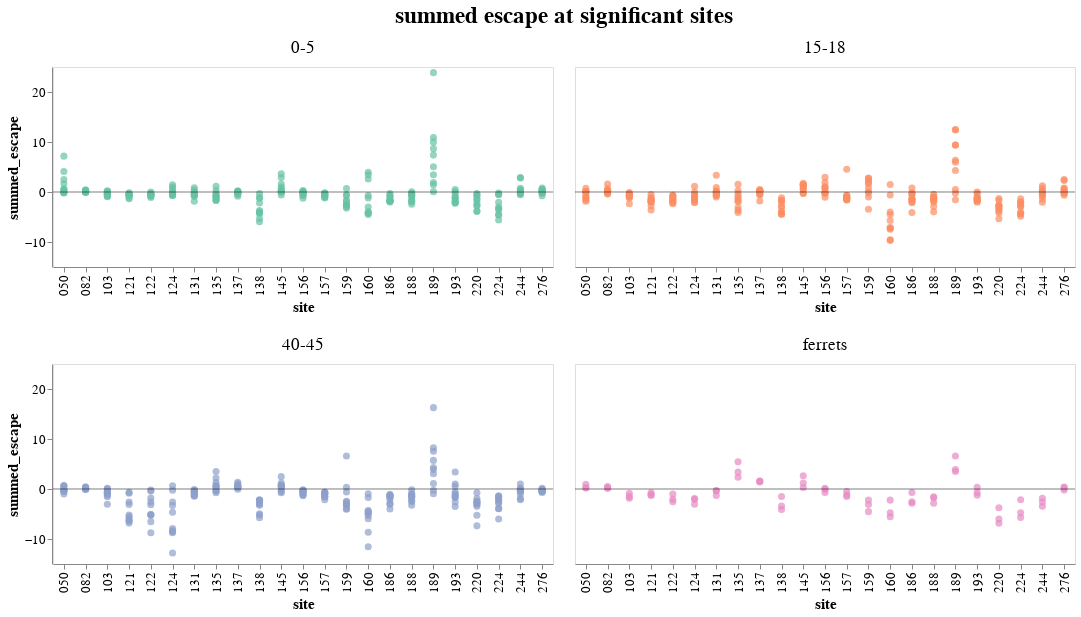

The cell this chart's notebook holds for it:
### Markdown cell above
# Chart comparison

### Code cell
faceted_scatter_filtered

### Figure 1 — Vega-Lite specification as saved in the notebook (floating-point values rounded to 4 significant figures; data arrays with more than 128 entries replaced by an {"elided": "..."} marker saying what was removed)
{"config": {"view": {"continuousWidth": 300, "continuousHeight": 300}, "axis": {"grid": false, "labelFontSize": 13, "titleFontSize": 15}}, "data": {"name": "data-0480fbba423087e0f57f664b28784c63"}, "facet": {"field": "age_group", "header": {"labelFontSize": 17, "titleFontSize": 23}, "title": "summed escape at significant sites", "type": "nominal"}, "spec": {"layer": [{"mark": {"type": "circle", "opacity": 0.7, "size": 50}, "encoding": {"color": {"field": "age_group", "legend": null, "scale": {"scheme": "set2"}, "type": "nominal"}, "detail": {"field": "serum", "type": "nominal"}, "tooltip": [{"field": "serum", "type": "nominal"}, {"field": "site", "type": "nominal"}, {"field": "escape_mean", "type": "quantitative"}], "x": {"field": "site", "title": "site", "type": "nominal"}, "y": {"field": "escape_mean", "title": "summed_escape", "type": "quantitative"}}}, {"data": {"name": "data-06fd9f850666401b4599de5588b60692"}, "mark": {"type": "rule", "opacity": 0.5}, "encoding": {"y": {"field": "y", "type": "quantitative"}}}], "height": 200, "width": 500}, "columns": 2, "resolve": {"axis": {"x": "independent"}}, "$schema": "https://vega.github.io/schema/vega-lite/v5.8.0.json", "datasets": {"data-0480fbba423087e0f57f664b28784c63": {"elided": "759 records"}, "data-06fd9f850666401b4599de5588b60692": [{"y": 0}]}}
